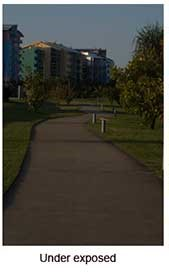
#> input picture photos/low_exposure.jpg, 169 x 274 px
$ python high_dynamic_range.py
#> lines starting #> are read from the running program, lines starting #| are printed output that depends on the picture
import cv2
import numpy as np
import matplotlib.pyplot as plt

# Step 1: Load exposure images
# Provide a list of images captured at different exposure levels
# Ensure the images are of the same scene with different exposure values
exposure_images = [
    cv2.imread("photos/low_exposure.jpg"),
    cv2.imread("photos/medium_exposure.jpg"),
    cv2.imread("photos/high_exposure.jpg")
]
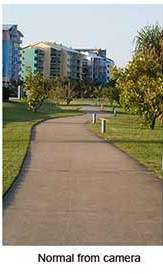
#> input picture photos/medium_exposure.jpg, 163 x 274 px
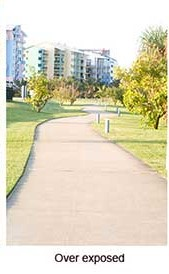
#> input picture photos/high_exposure.jpg, 169 x 274 px

# Ensure all images are loaded
if any(img is None for img in exposure_images):
    raise ValueError("One or more images couldn't be loaded. Check file paths.")

# Convert images to the same size for consistency (optional)
# Useful when images might slightly vary in dimensions due to cropping or resizing
size = (600, 400)  # Width x Height
exposure_images = [cv2.resize(img, size) for img in exposure_images]
#> exposure_images = 3 items

# Step 2: Define exposure times for each image
# These times represent the exposure duration (in seconds) used to capture each image
# Shorter exposure captures less light, longer captures more
exposure_times = np.array([1/30.0, 1/60.0, 1/250.0], dtype=np.float32)  # Example values

# Step 3: Create a CalibrateDebevec object for HDR calibration
# cv2.createCalibrateDebevec() creates a model to estimate camera response
calibrate = cv2.createCalibrateDebevec()
response_debevec = calibrate.process(exposure_images, exposure_times)
#> response_debevec = 256 rows, first 8: [27.49, 28.23, 14.48], [25.7, 26.65, 14.26], [24.03, 25.16, 14.03], [22.47, 23.75, 13.81], [21, 22.43, 13.6], [19.75, 21.17, 13.39], [18.72, 19.99, 13.18], [17.75, 18.87, 12.97]

# Step 4: Merge the images into an HDR image
# Use cv2.createMergeDebevec() for merging
merge_debevec = cv2.createMergeDebevec()
hdr_image = merge_debevec.process(exposure_images, exposure_times, response_debevec)
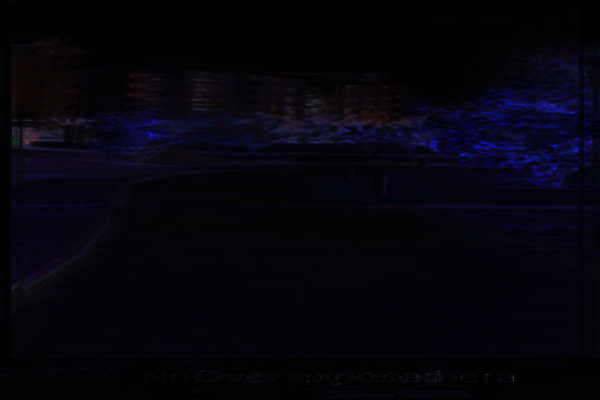
#> hdr_image: shape (400, 600, 3) float32; mean of channels 0, 1, 2 180.4, 71.2, 81.5; drawn with min black and max white

# Step 5: Tonemap the HDR image to make it viewable on standard displays
# HDR images have a high range of intensities; tonemapping maps them to a displayable range
tonemap = cv2.createTonemap(gamma=2.2)  # Gamma correction (default is 2.2 for typical displays)
ldr_image = tonemap.process(hdr_image)
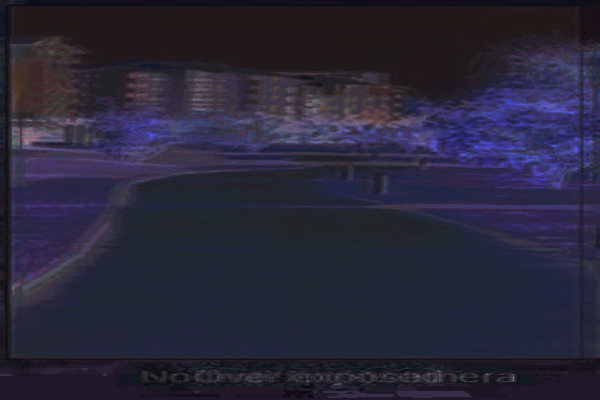
#> ldr_image: shape (400, 600, 3) float32; mean of channels 0, 1, 2 0.229, 0.154, 0.163; drawn as B, G, R

# Scale the LDR image to [0, 255] for saving and display
ldr_image = np.clip(ldr_image * 255, 0, 255).astype('uint8')

# Step 6: Display results
# Displaying the LDR image after tonemapping
plt.figure(figsize=(10, 5))
plt.imshow(cv2.cvtColor(ldr_image, cv2.COLOR_BGR2RGB))  # Convert to RGB for proper color display
plt.title("Tonemapped HDR Image")
plt.axis('off')
plt.show()

# Optional: Save the tonemapped image
cv2.imwrite("photos/tonemapped_hdr.jpg", ldr_image)

# Parameters and Explanations
# ----------------------------------------------
# 1. Exposure times:
#    - Array of floats representing exposure times for each image.
#    - Must match the number of images in `exposure_images`.
#    - Values depend on the camera settings used to capture images.

# 2. Gamma (cv2.createTonemap):
#    - Controls brightness and contrast in the tonemapped image.
#    - Lower values (<2.2) give darker images; higher values (>2.2) give brighter images.
#    - Adjust based on your display requirements.

# 3. cv2.createCalibrateDebevec():
#    - Computes camera response function based on the exposure times and images.
#    - Parameters can include options for advanced calibration, but the defaults are generally good.

# 4. cv2.createMergeDebevec():
#    - Combines multiple exposure images into an HDR image.
#    - Requires consistent images and exposure times.

# 5. cv2.createTonemap():
#    - Maps the high dynamic range of the HDR image to a viewable range.
#    - Gamma correction adjusts the intensity of the resulting image.

# Key Notes:
# - Ensure consistent alignment of input images. Misaligned images can cause artifacts.
# - Use a tripod and a fixed scene while capturing images to ensure uniformity.
# - Experiment with different gamma values for tonemapping to achieve the desired look.
